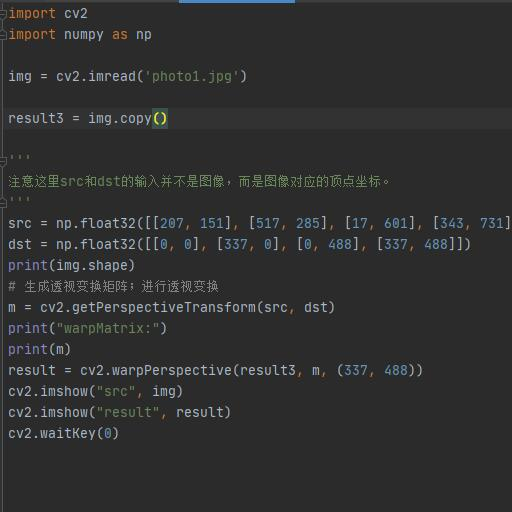
#> input picture 112-殷方遒-南京/第四周/1.jpg, 512 x 512 px
$ python perspectiveTran.py
#> lines starting #> are read from the running program, lines starting #| are printed output that depends on the picture
# 第四周作业 3.透视变换
import cv2
import numpy as np


# 矩阵变换公式实现
def getWarpMatrix(src, dst):
    """
    src:数组>=4&==dst
    dst:数组>=4&==src
    """
    assert src.shape[0] == dst.shape[0] and src.shape[0] >= 4, '选择区域坐标点数组小于4'

    dim = src.shape[0]
    A = np.zeros((2 * dim, 8))
    B = np.zeros((2 * dim, 1))
    for i in range(0, dim):
        A_i = src[i, :]  # A矩阵i行
        B_i = dst[i, :]  # B矩阵i行
        A[2 * i, :] = [A_i[0], A_i[1], 1, 0, 0, 0, -A_i[0] * B_i[0], -A_i[1] * B_i[0]]
        B[2 * i] = B_i[0]
        A[2 * i + 1, :] = [0, 0, 0, A_i[0], A_i[1], 1, -A_i[0] * B_i[1], -A_i[1] * B_i[1]]
        B[2 * i + 1] = B_i[1]
    A = np.mat(A)
    warp_matrix = A.I * B  # A.I是求逆矩阵
    warp_matrix = np.array(warp_matrix).T[0]
    warp_matrix = np.insert(warp_matrix, warp_matrix.shape[0], values=1.0, axis=0)
    warp_matrix = warp_matrix.reshape(3, 3)
    return warp_matrix


if __name__ == "__main__":
    img = cv2.imread("1.jpg")
#> img is the input picture: shape (512, 512, 3); mean B, G, R 47.9, 47.8, 47.2
    imgcopy = img.copy()
    src = np.float32([[0, 0], [0, 512], [512, 0], [512, 512]])  # 原图坐标
    dst = np.float32([[100, 100], [100, 612], [412, 0], [412, 412]])  # 变换坐标
    pers = cv2.getPerspectiveTransform(src, dst)  # 计算变换矩阵
    #pers = getWarpMatrix(src, dst)
    imgwarp = cv2.warpPerspective(imgcopy, pers, (612, 612))  # 变换图片
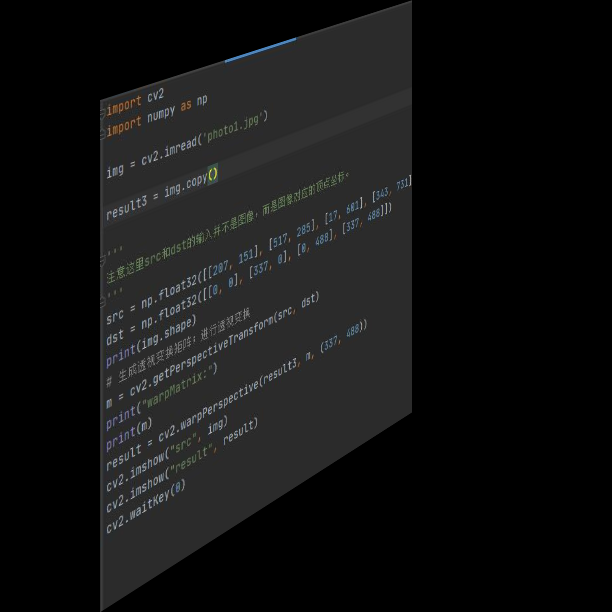
#> imgwarp: shape (612, 612, 3); mean B, G, R 18.7, 18.6, 18.4
    cv2.imshow("img", img)
    cv2.imshow("imgwarp", imgwarp)
    cv2.waitKey(0)
